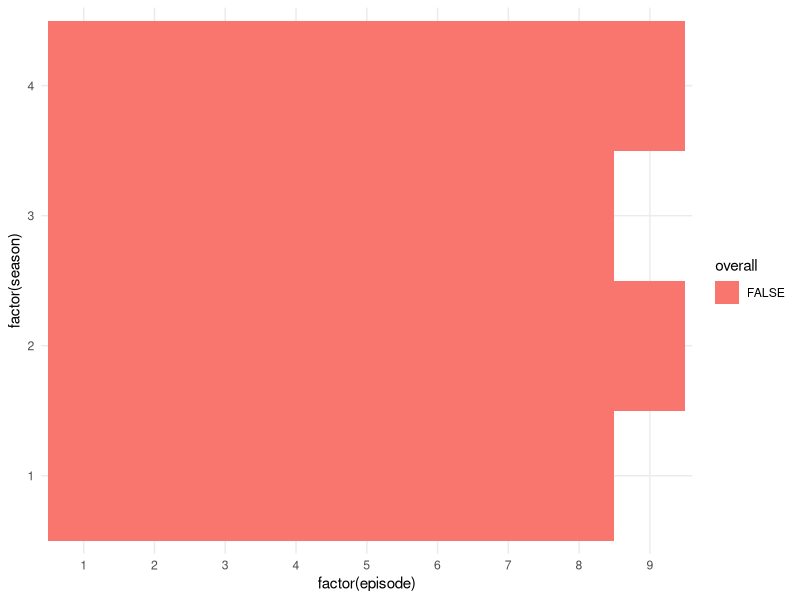
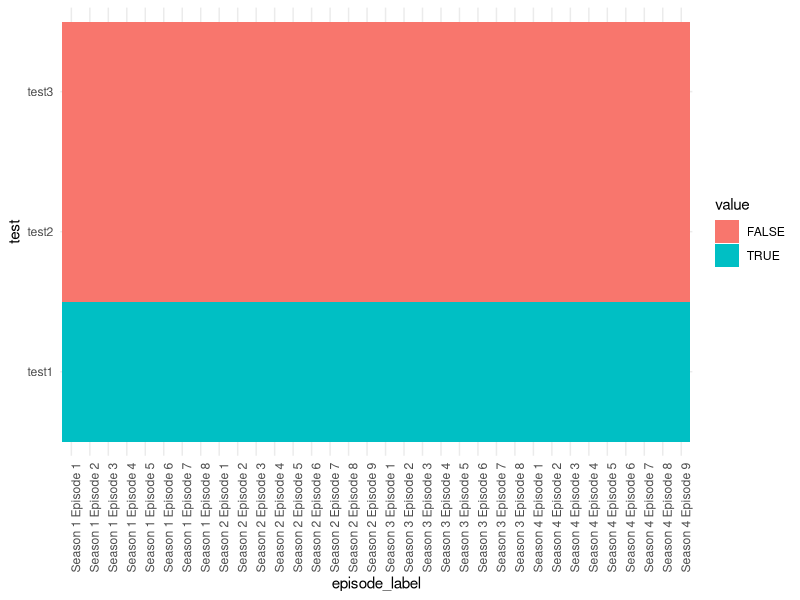

Generate these figures, in order, with R:
library(tidyverse)

# read in results
all_tests <- readr::read_csv("all_tests_R.csv")

# heatmap of season and episode all pass
all_tests |> 
  select(season, episode, overall) |> 
  ggplot() +
  geom_tile(aes(x = factor(episode), y = factor(season), fill = overall)) +
  theme_minimal()

# heatmap of three tests and episode and season aolng bottom
all_tests |> 
  mutate(
    episode_label = paste0("Season ", season, " Episode ", episode)
    ) |> 
  select(episode_label, test1, test2, test3) |> 
  pivot_longer(
    -episode_label, names_to = "test", values_to = "value"
    ) |> 
  ggplot() +
  geom_tile(
    aes(x = episode_label, y = test, fill = value)
    ) +
  theme_minimal() +
  theme(axis.text.x = element_text(angle = 90))
